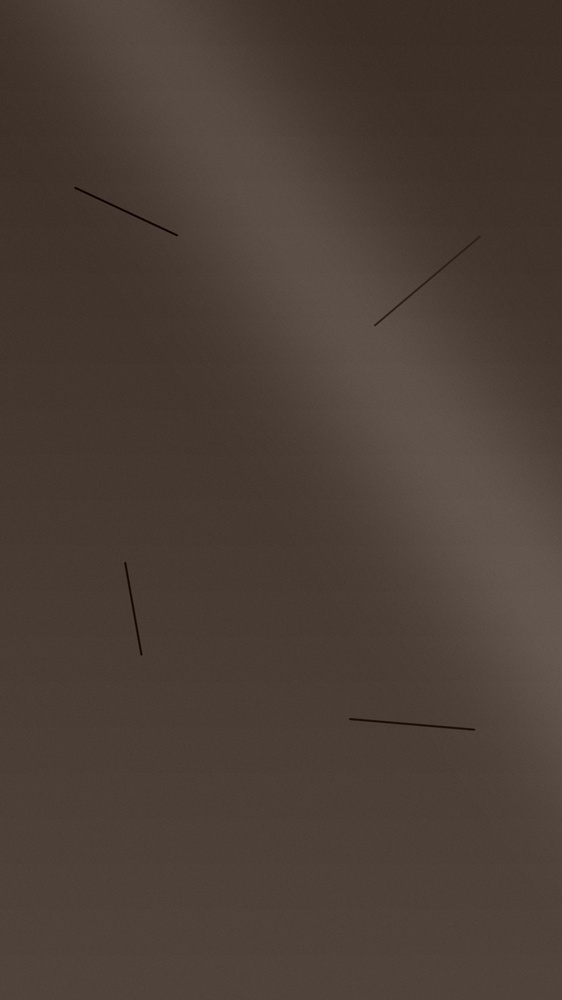
#> input picture examples/screen_1.jpg, 562 x 1000 px, shrunk from 900 x 1600 before the run
$ python -i scratch.py   (imports and definitions only)
#> lines starting #> are read from the running program, lines starting #| are printed output that depends on the picture; after the words box and inside, x2 and y2 are one past the last pixel; in counts of white or black regions, pixels touching at a corner belong together
#> further down, picture is the input picture: shape (1000, 562, 3); mean B, G, R 54.4, 62.4, 75.4
"""
手机屏幕划痕检测算法
==================
划痕 = 屏幕上一道又细又长的线。难点是屏幕有渐变和反光，直接阈值会误判背景。

步骤（讲人话）：
  1. 局部对比度：用形态学估计"局部背景"，像素与背景差异大的地方响应强
     —— 划痕处会突然变暗/变亮，形成细长的强响应带
  2. 阈值二值化 + 小闭运算连接断裂的线段
  3. 连通域分析：对每个候选区域用"旋转矩形"量真实长度和宽度
     —— 旋转矩形不受划痕倾斜角度影响，能准确判断"细长"
  4. 筛选：长度够长、宽度够细、长宽比大的才算划痕，其余是反光/噪点

纯传统视觉算法，无需训练数据。
"""
import cv2
import numpy as np


def detect_scratches(image_bgr, sensitivity=1.0):
    """
    检测划痕。sensitivity 0.5(宽松) ~ 2.0(严格)
    返回 dict(count, scratches[{box,length,width,angle,contrast}], threshold)
    """
#> called with sensitivity = 1
    h, w = image_bgr.shape[:2]
#> h = 1000; w = 562
    gray = cv2.cvtColor(image_bgr, cv2.COLOR_BGR2GRAY)

    # --- 1. 局部对比度 ---
    small = cv2.getStructuringElement(cv2.MORPH_RECT, (9, 9))
    bg_close = cv2.morphologyEx(gray, cv2.MORPH_CLOSE, small)
    bg_open = cv2.morphologyEx(gray, cv2.MORPH_OPEN, small)
    dark_line = cv2.subtract(bg_close, gray)
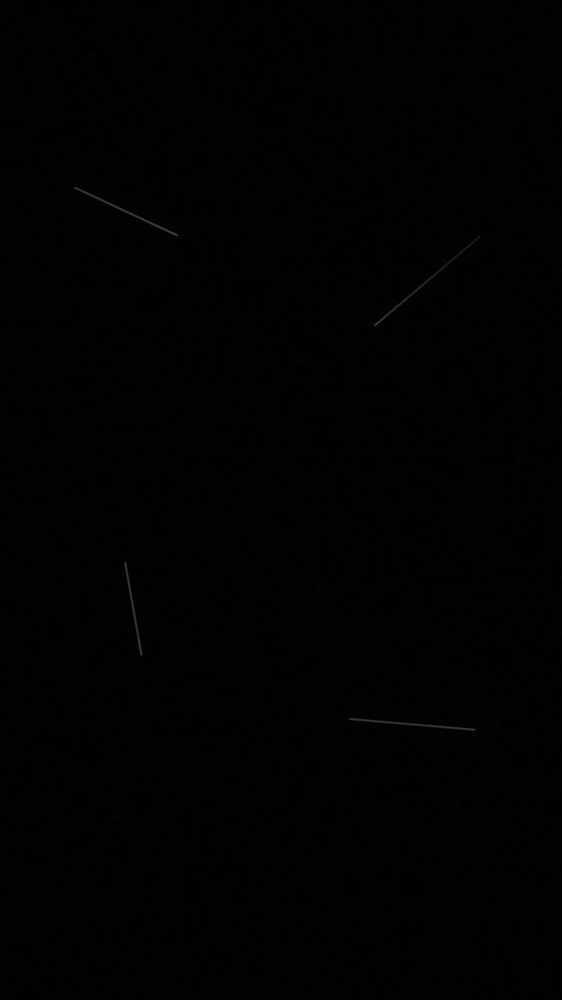
#> dark_line: shape (1000, 562); min 0, max 65, mean 1.7
    bright_line = cv2.subtract(gray, bg_open)
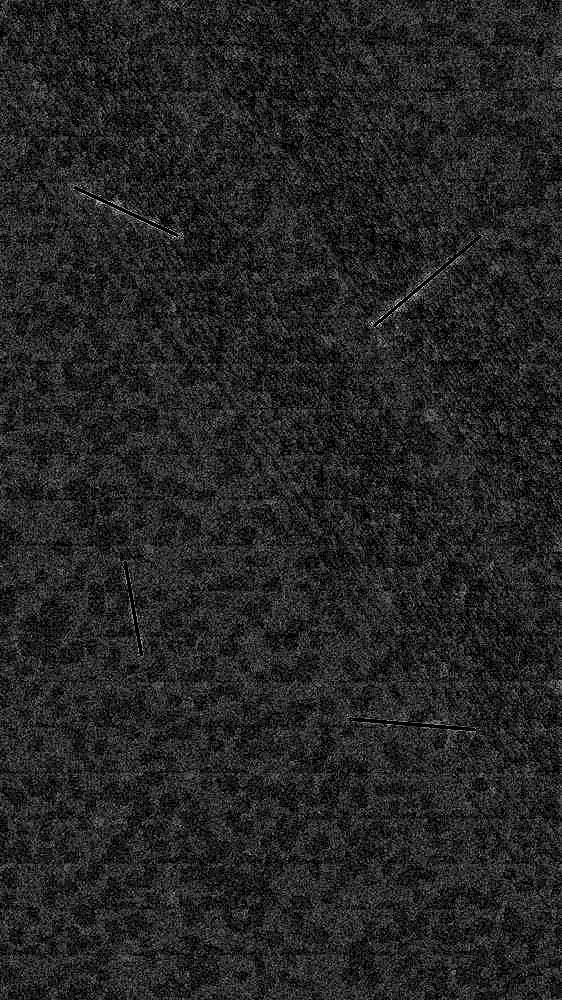
#> bright_line: shape (1000, 562); min 0, max 11, mean 1.57; drawn with min black and max white
    response = cv2.max(dark_line, bright_line)

    # 灵敏度 -> 阈值
    thresh = max(10, int(16 / max(0.4, sensitivity)))
    _, binary = cv2.threshold(response, thresh, 255, cv2.THRESH_BINARY)
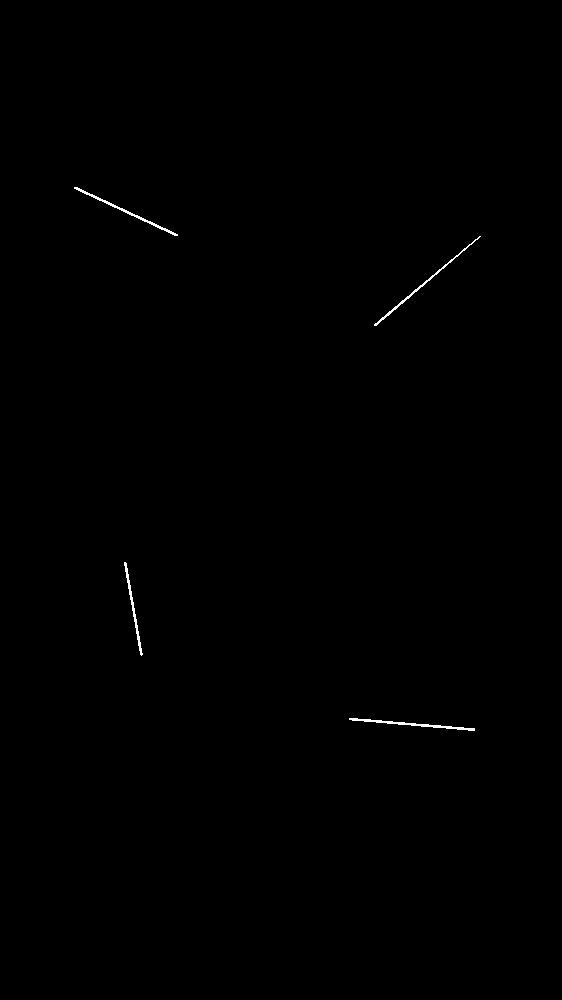
#> binary: shape (1000, 562); 0.2% white in thin lines or dots, all inside (x1, y1, x2, y2) = (74, 187, 481, 731)
    acc = cv2.morphologyEx(binary, cv2.MORPH_CLOSE,
                           cv2.getStructuringElement(cv2.MORPH_RECT, (3, 3)))

    # --- 2. 连通域 + 旋转矩形量测 ---
    n, labels, stats, centroids = cv2.connectedComponentsWithStats(acc, 8)
#> labels: shape (1000, 562) int32; 5 distinct labels, from 0 to 4
#> n = 5; stats = [[0, 0, 562, 1000, 560856], [74, 187, 104, 49, 296], [374, 236, 107, 90, 280], [124, 562, 19, 94, 243], [349, 718, 126, 13, 325]]; centroids = [[280.5, 499.6], [125.7, 211.1], [421.8, 284.8], [132.8, 608.1], [412.2, 723.9]]
    scratches = []
    min_len = max(20, int(32 / max(0.4, sensitivity)))
    max_width = max(7, int(9 * sensitivity))       # 划痕最大宽度(像素)
    min_ratio = 4.0                                # 长宽比下限

    for i in range(1, n):
        x, y, bw, bh, area = stats[i]
        if max(bw, bh) < min_len:
            continue
        mask = (labels == i).astype(np.uint8) * 255
        pts = cv2.findNonZero(mask)
        if pts is None:
            continue
        rect = cv2.minAreaRect(pts)
        (_, _), (rw, rh), angle = rect
        length, width = max(rw, rh), min(rw, rh)
        if length < min_len or width > max_width:
            continue
        if length / max(0.1, width) < min_ratio:
            continue
        if area < length * 0.8:
            continue
        # 角度归一到 0~180，沿长边方向
        if rw < rh:
            angle += 90
        angle = angle % 180
        contrast = int(response[labels == i].mean())
        scratches.append({
            "box": [int(x), int(y), int(x + bw), int(y + bh)],
            "length": int(round(length)),
            "width": round(width, 1),
            "angle": int(round(angle)),
            "contrast": contrast,
            "cx": round(float(centroids[i][0]), 1),
            "cy": round(float(centroids[i][1]), 1),
        })
#> this loop made 4 passes
#> (x, y, bw, bh, area, rect, rw, rh) on passes 1 to 4: (74, 187, 104, 49, 296, ((125.5, 211), (2.6, 113.6), -64.98), 2.6, 113.6), (374, 236, 107, 90, 280, ((426.9, 280.4), (138.4, 2.4), -40.36), 138.4, 2.4), (124, 562, 19, 94, 243, ((132.8, 608.4), (2.55, 94.54), -10.01), 2.55, 94.54), (349, 718, 126, 13, 325, ((411.5, 723.9), (2.62, 125.6), -85.1), 2.62, 125.6)
#> mask: shape (1000, 562); 0.06% white; 1 white region, box (x1, y1, x2, y2) and area: (349, 718, 475, 731) 325
#> after the loop, scratches = 4 items

    scratches.sort(key=lambda s: -s["length"])
    return {
        "width": w, "height": h, "count": len(scratches),
        "scratches": scratches, "threshold": thresh,
    }


def draw_scratches(image_bgr, result, color=(0, 0, 255)):
    out = image_bgr.copy()
    for s in result["scratches"]:
        x1, y1, x2, y2 = s["box"]
        cv2.rectangle(out, (x1, y1), (x2, y2), color, 2)
    return out

>>> import cv2
>>> picture = cv2.imread('../examples/screen_1.jpg')
>>> result = detect_scratches(picture)
#> result = 5 items

$ run again, on examples/screen_11.jpg
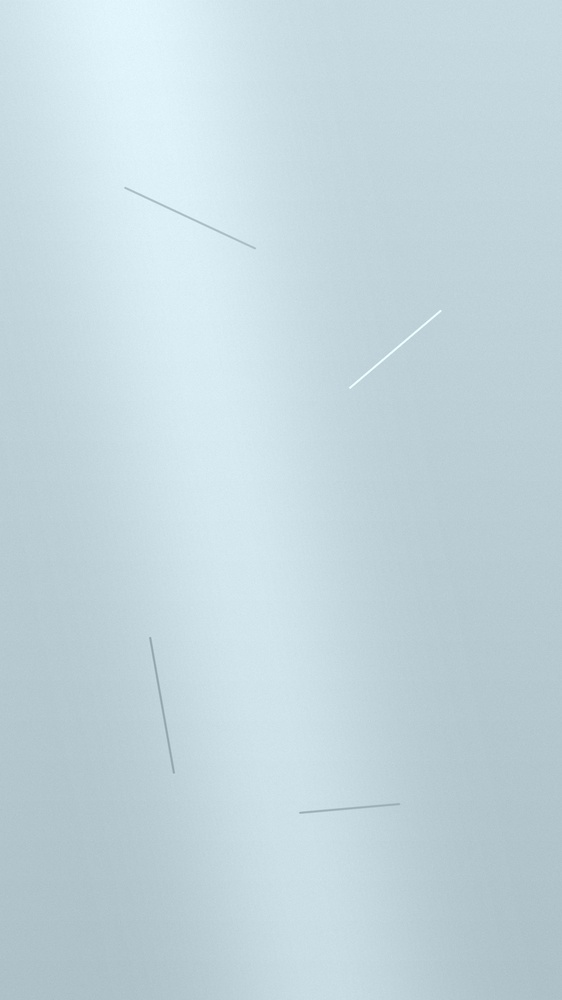
#> input picture examples/screen_11.jpg, 562 x 1000 px, shrunk from 900 x 1600 before the run
#> picture is the input picture: shape (1000, 562, 3); mean B, G, R 221.6, 214.6, 195.6
#> in detect_scratches, `_, binary = cv2.threshold(response, thresh, 255, cv2.THRESH_BINARY)`:
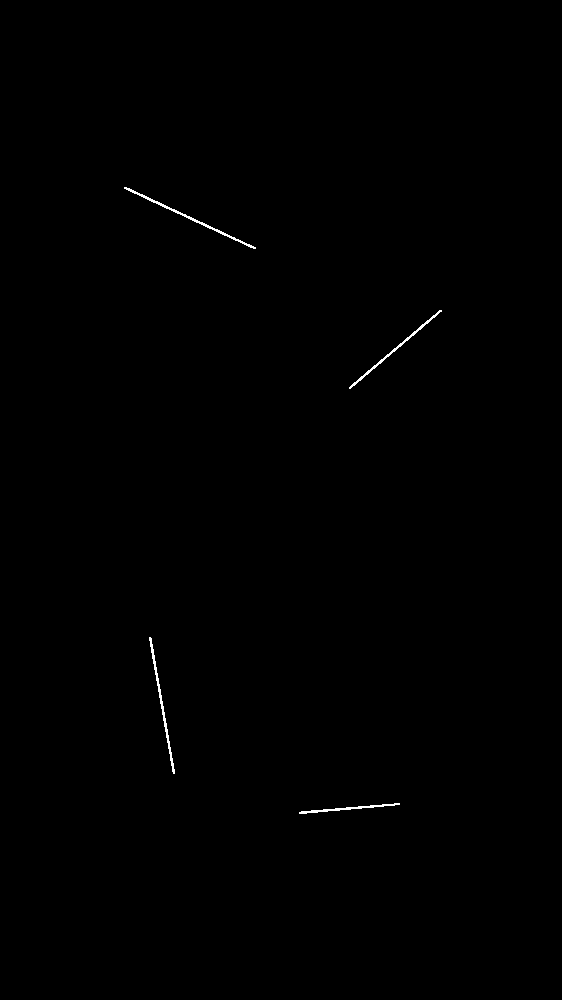
#> binary: shape (1000, 562); 0.22% white in thin lines or dots, all inside (x1, y1, x2, y2) = (124, 187, 442, 814)
#> labels: shape (1000, 562) int32; 5 distinct labels, from 0 to 4
#> n = 5; stats = [[0, 0, 562, 1000, 560759], [124, 187, 132, 62, 363], [349, 310, 93, 79, 293], [149, 637, 26, 137, 344], [299, 803, 101, 11, 241]]; centroids = [[280.5, 499.5], [188.6, 217.1], [394.7, 349], [161.5, 704.5], [347.1, 808.1]]
#> the loop in detect_scratches, `for i in range(1, n):` made 4 passes
#> (x, y, bw, bh, area, rect, rw, rh) on passes 1 to 4: (124, 187, 132, 62, 363, ((189.5, 217.5), (2.61, 144.5), -65.06), 2.61, 144.5), (349, 310, 93, 79, 293, ((394.8, 348.8), (120.6, 2.54), -40.43), 120.6, 2.54), (149, 637, 26, 137, 344, ((161.5, 705), (2.54, 138.3), -9.96), 2.54, 138.3), (299, 803, 101, 11, 241, ((349, 807.9), (100.5, 2.54), -5.12), 100.5, 2.54)
#> after the loop in detect_scratches, `for i in range(1, n):`: scratches = 4 items
#> result = 5 items
